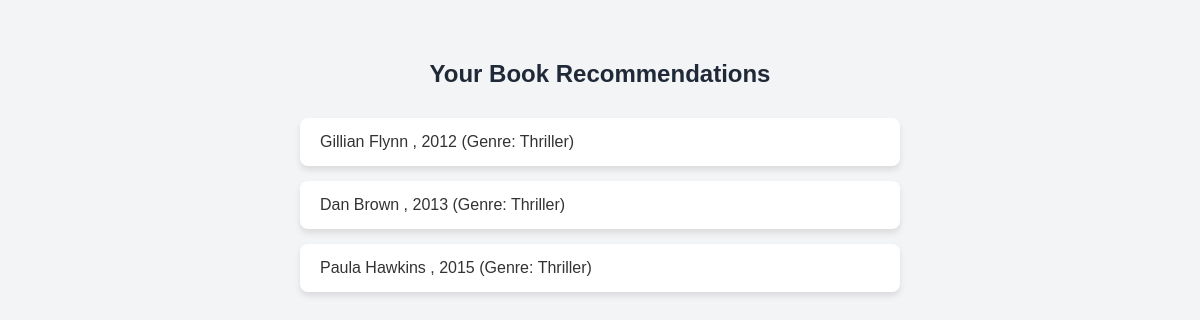
The page /recommendations (signed in) on the database its author committed.
### tables this page shows
CREATE TABLE Books (
    bookname TEXT PRIMARY KEY,
    author TEXT NOT NULL,
    genre TEXT,
    year INT,
    description TEXT,
    averageRating FLOAT DEFAULT 0,
    noOfRatings INT DEFAULT 0,
    cover_url TEXT
);

### app.py (the view)
@app.route('/recommendations')
def recommendations():
    if 'username' not in session:
        return redirect('/login')
    user_id = session['username']
    conn = get_db_connection()
    cursor = conn.cursor()
    try:
        cursor.execute('''
            SELECT b.genre, AVG(r.stars) as avg_rating
            FROM Ratings r
            JOIN Books b ON r.bookname = b.bookname
            WHERE r.username = ?
            GROUP BY b.genre
            ORDER BY avg_rating DESC
            LIMIT 1
        ''', (user_id,))
        top_genre = cursor.fetchone()
        recommendations = []
        if top_genre:
            genre = top_genre[0]
            cursor.execute('''
                SELECT b.*
                FROM Books b
                WHERE b.genre = ?
                AND b.bookname NOT IN (
                    SELECT r.bookname
                    FROM Ratings r
                    WHERE r.username = ?
                )
                ORDER BY b.averageRating DESC
                LIMIT 5
            ''', (genre, user_id))
            recommendations = cursor.fetchall()
        return render_template('recommendations.html', books=recommendations)
    except sqlite3.Error as e:
        return render_template('recommendations.html', books=[], error=f"Database error: {e}")
    finally:
        conn.close()

### app.py (called while the page is built)
def get_db_connection():
    conn = sqlite3.connect(DATABASE)
    conn.row_factory = sqlite3.Row
    return conn

### templates/recommendations.html (shortened to what this page needs)
<!DOCTYPE html>
<html lang="en">
<head>
</head>
<body>
    <h2>Your Book Recommendations</h2>
    {% if books %}
    <ul>
        {% for book in books %}
        <li>{{ book[1] }} , {{ book[3] }} (Genre: {{ book[2] }})</li>
        {% endfor %}
    </ul>
    {% else %}
    <p>No recommendations available at the moment.</p>
    {% endif %}
</body>
</html>

### templates/recommendations.html (style rules this page uses)
body { font-family: Arial, sans-serif; background-color: #f3f4f6; color: #333; margin: 0; padding: 40px; }
h2 { color: #1f2937; text-align: center; margin-bottom: 30px; }
ul { max-width: 600px; margin: 0 auto; padding: 0; list-style-type: none; }
li { background-color: #ffffff; border-radius: 8px; padding: 15px 20px; margin-bottom: 15px; box-shadow: 0 4px 6px rgba(0,0,0,0.1); transition: transform 0.2s ease; }

### rows shown on the page
Books: author "Gillian Flynn", year "2012", genre "Thriller"
Books: author "Dan Brown", year "2013", genre "Thriller"
Books: author "Paula Hawkins", year "2015", genre "Thriller"
